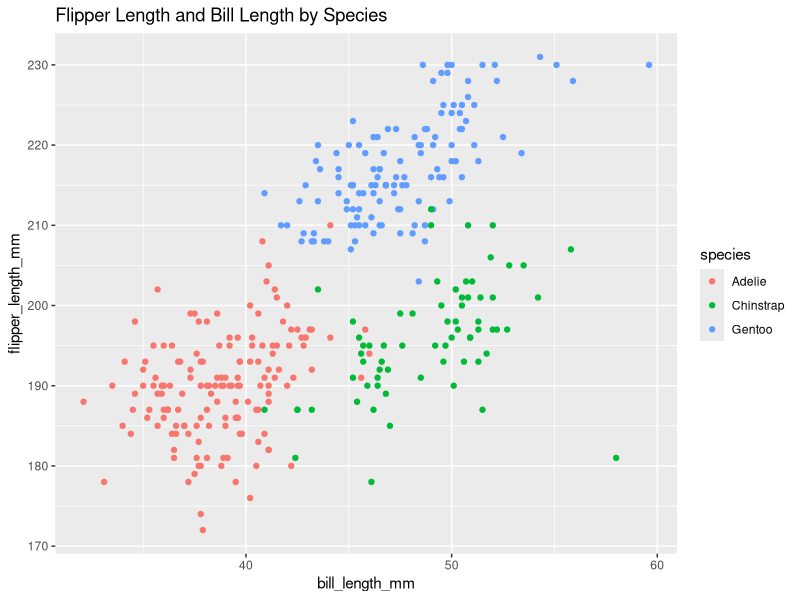
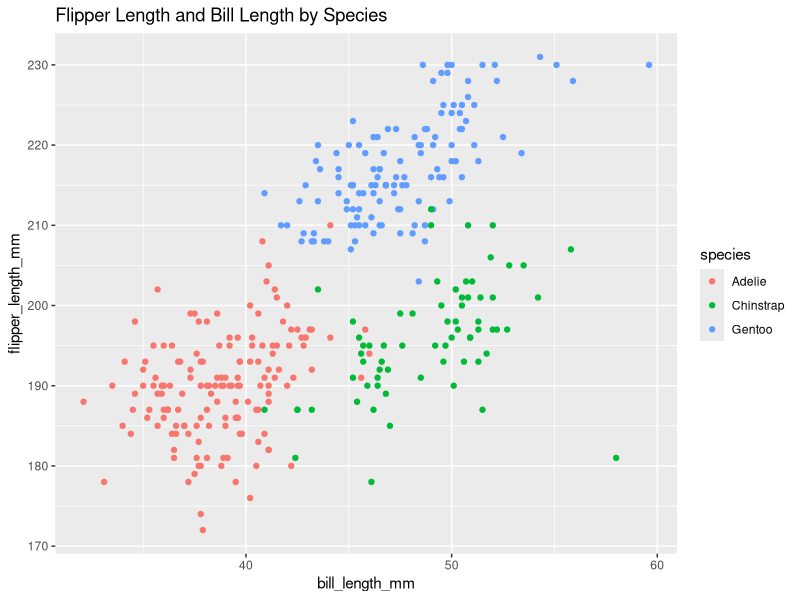

Source code (R) for these figures, in order:
## ---- chunk 1
library(tidyverse)
## ---- chunk 2
prob1_df =
  tibble(
    samp = rnorm(10),
    samp_gt_0 = samp > 0, 
    char_vec = c("a", "b", "c", "d", "e", "f", "g", "h", "i", "j"), 
    factor_vec = factor(c("low", "low", "low", "mod", "mod", "mod", "mod", "high", "high", "high"))
)
## ---- chunk 3
mean(pull(prob1_df, samp))
mean(pull(prob1_df, samp_gt_0))
mean(pull(prob1_df, char_vec))
mean(pull(prob1_df, factor_vec))
## ---- chunk 4
data("penguins", package = "palmerpenguins")

view(penguins)
variable.names(penguins)

variable.names(penguins)


## ---- chunk 5
ggplot (data = penguins, aes(x = bill_length_mm, y = flipper_length_mm, color = species)) + geom_point() + ggtitle("Flipper Length and Bill Length by Species")

ggsave("hw1_scatter_plot.pdf", height = 4, width = 6) 
